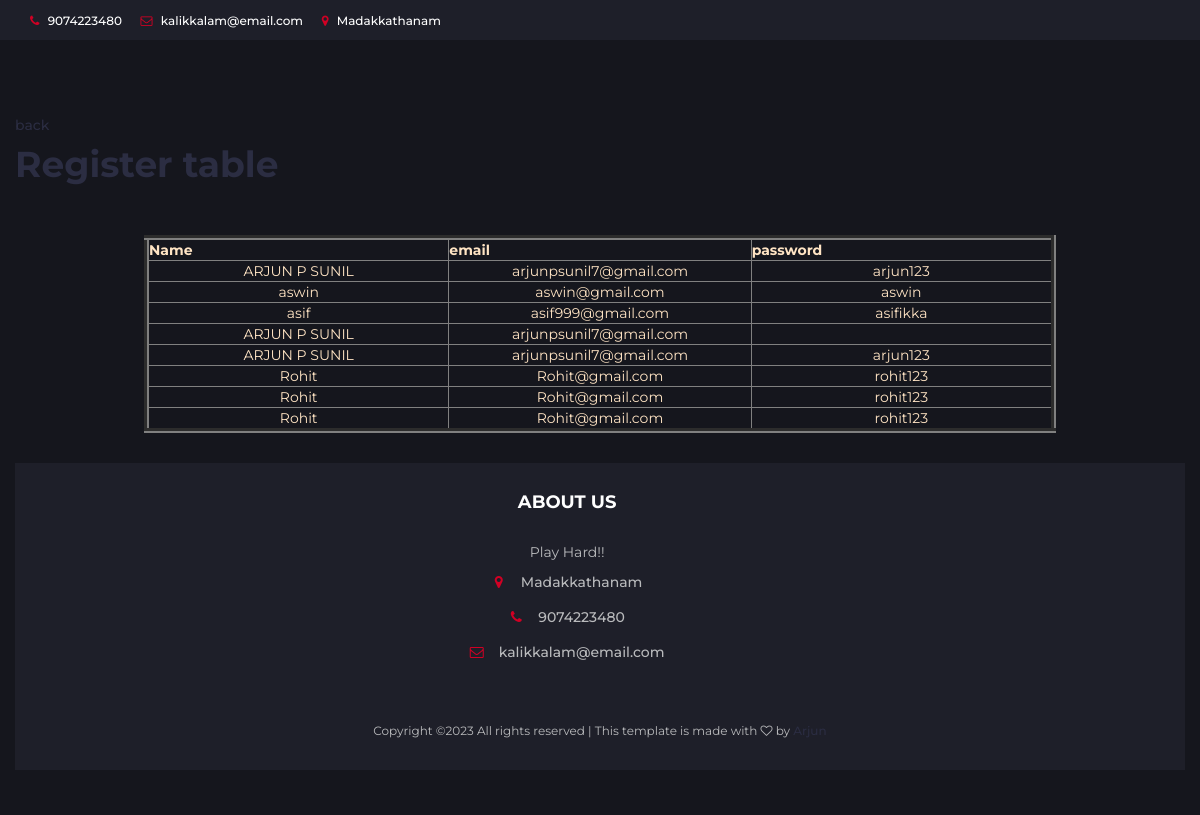
The page /registertable on the database its author committed.
### app/models.py (models this page shows)
class Register(models.Model):
    name=models.CharField(max_length=20)
    email=models.EmailField(max_length=20)
    password=models.CharField(max_length=20)

### userapp/views.py (the view)
# urls.py: path('registertable',views.registertable,name='registertable'),
def registertable(request):
    data=Register.objects.all()
    return render(request,'registertable.html',{'data':data})

### userapp/templates/registertable.html
{% extends 'addlocation.html' %}
{% block contents %}
<br>
<a href="{% url 'userhome' %}"><p>back</p></a>
<h1>Register table</h1>
<br><br>
<table border="5" style="color: bisque;" align="center"><tr>
    <th style="width: 8cm;">Name</th>
    <th style="width: 8cm;">email</th>
    <th style="width: 8cm;">password</th>
</tr>
{% for i in data %}
    <tr style="text-align: center;">
        <td>{{i.name}}</td>
        <td>{{i.email}}</td>
        <td>{{i.password}}</td>
    </tr>
    {% endfor %}
</table>
{% endblock %}

### userapp/static/css/style.css (style rules this page uses)
body { font-family: 'Montserrat', sans-serif; font-weight: 400; color: #333; }
h1, h2, h3, h4, h5, h6 { color: #2B2D42; font-weight: 700; margin: 0 0 10px; }
a { color: #2B2D42; font-weight: 500; -webkit-transition: 0.2s color; transition: 0.2s color; }

### rows shown on the page
Register: name "ARJUN P SUNIL", email "arjunpsunil7@gmail.com", password "arjun123"
Register: name "aswin", email "aswin@gmail.com", password "aswin"
Register: name "asif", email "asif999@gmail.com", password "asifikka"
Register: name "ARJUN P SUNIL", email "arjunpsunil7@gmail.com"
Register: name "ARJUN P SUNIL", email "arjunpsunil7@gmail.com", password "arjun123"
Register: name "Rohit", email "Rohit@gmail.com", password "rohit123"
Register: name "Rohit", email "Rohit@gmail.com", password "rohit123"
Register: name "Rohit", email "Rohit@gmail.com", password "rohit123"
